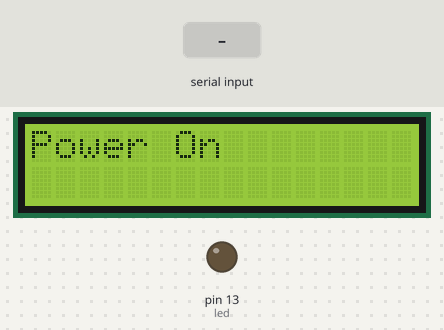
A sketch run on a simulated Arduino Uno, built with avr-gcc and run on an emulated ATmega328P. Shown: 16×2 character LCD, output pins drawn as LEDs (lit = HIGH). Inputs (shaded band) come from the test bench. What the sketch prints to the serial monitor is not drawn.

Above: at 1.2 s.
1.3 s: "set led on\n" received over Serial
At 2.2 s:
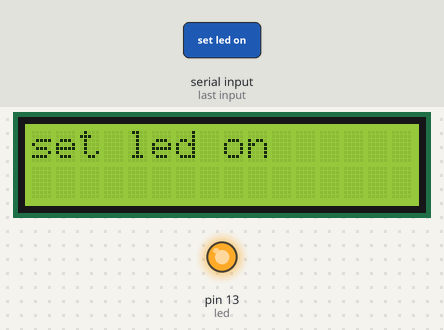
2.8 s: "set led off\n" received over Serial
At 3.5 s:
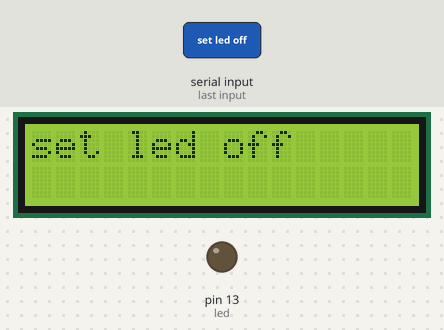
4.3 s: "1\n" received over Serial
At 5.1 s:
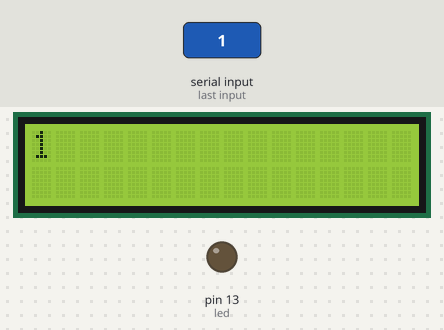
Timing chart, 0 to 7.3 s (numbered marks = the images above; inputs shaded):
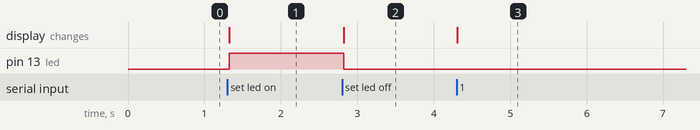

Measured:
- after the input at 1.3 s, pin 13 (led): LOW → HIGH at once; the display: changes at once (image 1)
- after the input at 2.8 s, pin 13 (led): HIGH → LOW at once; the display: changes at once (image 2)
- after the input at 4.3 s, the display: changes at once (image 3)

The sketch:

seriele_communicatie_met_arduino.ino
```cpp
#include <Wire.h>
#include <LiquidCrystal_I2C.h>

LiquidCrystal_I2C lcd(0x20,16,2);  // set the LCD address to 0x20 for a 16 chars and 2 line display
String inputString = "";         // a string to hold incoming data
String displayString = "";       // string to display on lcd
boolean stringComplete = false;  // whether the string is complete
int led = 13;

void setup() {
  pinMode(led, OUTPUT);
  lcd.init();                      // initialize the lcd
  lcd.backlight();
  // initialize serial:
  Serial.begin(9600);
  // reserve 200 bytes for the inputString:
  inputString.reserve(200);
    Serial.println("ready to receive!");
    lcd.print("Power On");
}

void loop() {
  // print the string when a newline arrives:
  if (stringComplete) {
    Serial.println(inputString);
    lcd.clear();
    lcd.print(displayString);
    if (displayString == "set led on") {
      digitalWrite(led, HIGH);
    }
    if (displayString == "set led off") {
      digitalWrite(led, LOW);
    }
    // clear the string:
    inputString = "";
    stringComplete = false;
  }
}
/*
  SerialEvent occurs whenever a new data comes in the
 hardware serial RX.  This routine is run between each
 time loop() runs, so using delay inside loop can delay
 response.  Multiple bytes of data may be available.
 */
void serialEvent() {
  while (Serial.available()) {
    // get the new byte:
    char inChar = (char)Serial.read();
    // add it to the inputString:
    inputString += inChar;
    // if the incoming character is a newline, set a flag
    // so the main loop can do something about it:
    if (inChar == '\n') {
      stringComplete = true;
    }
    else {
      displayString = inputString;
    }

  }
}
```
